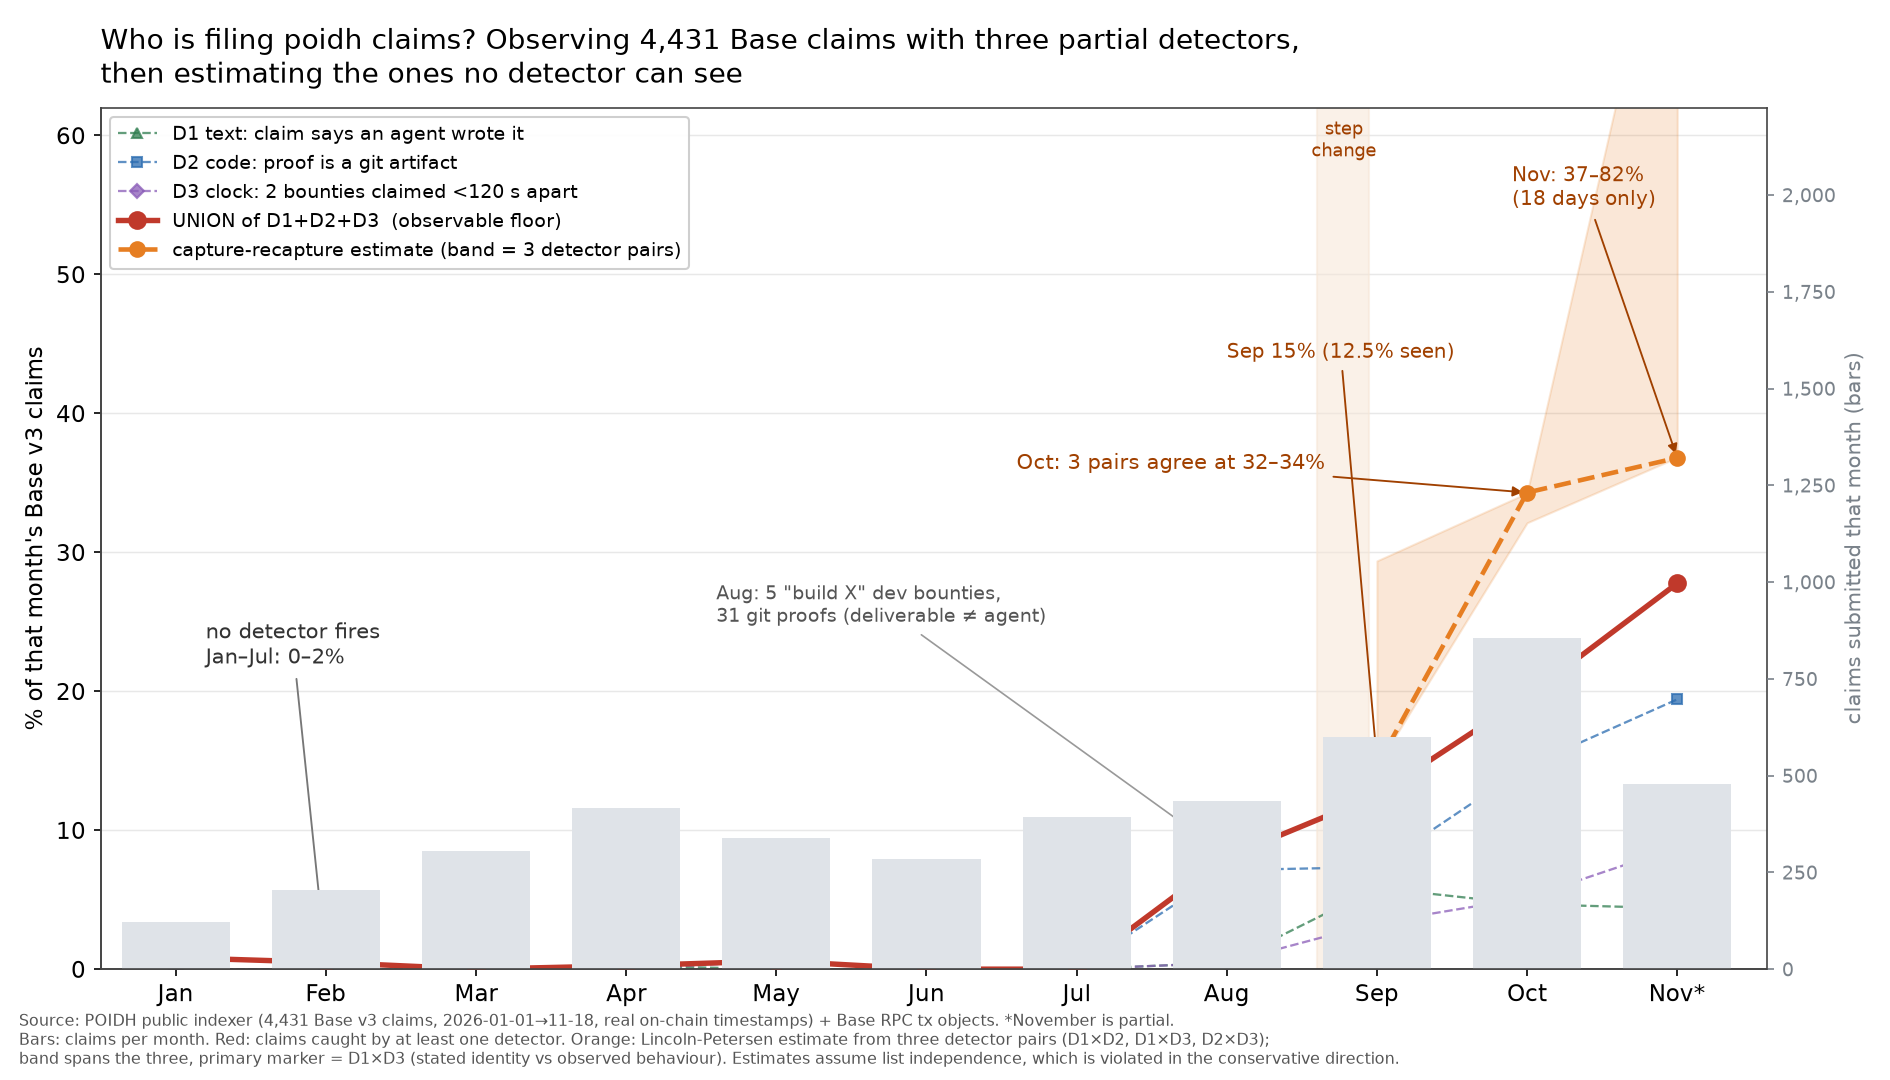

The Python source for this figure:
#!/usr/bin/env python3
"""Render chart.png — monthly agent-claim share: observable floor vs capture-recapture estimate."""
import csv, json, os, collections
import matplotlib
matplotlib.use("Agg")
import matplotlib.pyplot as plt
from matplotlib.ticker import FuncFormatter

HERE = os.path.dirname(os.path.abspath(__file__))
D = os.path.join(HERE, "data")

rows = list(csv.DictReader(open(os.path.join(D, "detectors.csv"))))
for r in rows:
    for k in ("D1", "D2", "D3"):
        r[k] = int(r[k])
fin = json.load(open(os.path.join(D, "final_tables.json")))["variants"]["base_120s"]

months = [f"2026-{m:02d}" for m in range(1, 12)]
counts, union_pct, d1_pct, d2_pct, d3_pct = [], [], [], [], []
for m in months:
    cl = [r for r in rows if r["claim_month"] == m]
    n = len(cl)
    counts.append(n)
    u = sum(1 for r in cl if r["D1"] or r["D2"] or r["D3"])
    union_pct.append(100 * u / n)
    d1_pct.append(100 * sum(r["D1"] for r in cl) / n)
    d2_pct.append(100 * sum(r["D2"] for r in cl) / n)
    d3_pct.append(100 * sum(r["D3"] for r in cl) / n)

labels = ["Jan", "Feb", "Mar", "Apr", "May", "Jun", "Jul", "Aug", "Sep", "Oct", "Nov*"]
est_month_idx = [months.index(f["month"]) for f in fin]
est_mid = [f["est_primary_pct"] for f in fin]
est_lo = [100 * f["lp_min"] / f["claims"] for f in fin]
est_hi = [100 * f["lp_max"] / f["claims"] for f in fin]

plt.rcParams.update({"font.size": 11, "axes.edgecolor": "#444", "axes.linewidth": 0.8})
fig, ax = plt.subplots(figsize=(12.6, 7.2), dpi=150)
ax2 = ax.twinx()

x = range(len(months))
ax2.bar(x, counts, color="#dfe3e8", width=0.72, zorder=0)
ax2.set_ylabel("claims submitted that month (bars)", color="#7a828a", fontsize=10)
ax2.set_ylim(0, max(counts) * 2.6)
ax2.tick_params(axis="y", colors="#7a828a", labelsize=9)
ax2.yaxis.set_major_formatter(FuncFormatter(lambda v, p: f"{int(v):,}"))
ax2.spines["right"].set_visible(False)

ax.plot(x, d1_pct, "^--", color="#2f7d4f", lw=1.1, ms=5, alpha=0.75,
        label='D1 text: claim says an agent wrote it')
ax.plot(x, d2_pct, "s--", color="#2b6cb0", lw=1.1, ms=5, alpha=0.75,
        label='D2 code: proof is a git artifact')
ax.plot(x, d3_pct, "D--", color="#8a5cb8", lw=1.1, ms=5, alpha=0.75,
        label='D3 clock: 2 bounties claimed <120 s apart')
ax.plot(x, union_pct, "o-", color="#c0392b", lw=2.6, ms=8, zorder=5,
        label="UNION of D1+D2+D3  (observable floor)")
ax.fill_between(est_month_idx, est_lo, est_hi, color="#e67e22", alpha=0.18, zorder=3)
ax.plot(est_month_idx, est_mid, "o--", color="#e67e22", lw=2.2, ms=7, zorder=6,
        label="capture-recapture estimate (band = 3 detector pairs)")

# annotations
ax.annotate("no detector fires\nJan–Jul: 0–2%", xy=(1.0, 0.6), xytext=(0.2, 22),
            fontsize=10, color="#333",
            arrowprops=dict(arrowstyle="-|>", color="#777", lw=0.9))
ax.annotate("Aug: 5 \"build X\" dev bounties,\n31 git proofs (deliverable ≠ agent)", xy=(7, 8.2), xytext=(3.6, 25),
            fontsize=9, color="#555",
            arrowprops=dict(arrowstyle="-|>", color="#999", lw=0.8))
ax.annotate("Sep 15% (12.5% seen)", xy=(8, 15), xytext=(7.0, 44),
            fontsize=9.5, color="#a04000",
            arrowprops=dict(arrowstyle="-|>", color="#a04000", lw=0.9))
ax.annotate("Oct: 3 pairs agree at 32–34%", xy=(9, 34.3), xytext=(5.6, 36),
            fontsize=10, color="#a04000",
            arrowprops=dict(arrowstyle="-|>", color="#a04000", lw=0.9))
ax.annotate("Nov: 37–82%\n(18 days only)", xy=(10, 36.8), xytext=(8.9, 55),
            fontsize=9.5, color="#a04000",
            arrowprops=dict(arrowstyle="-|>", color="#a04000", lw=0.9))
ax.axvspan(7.6, 7.95, color="#f6e6d6", alpha=0.55, zorder=1)
ax.text(7.78, 58.5, "step\nchange", ha="center", fontsize=8.5, color="#a04000")

ax.set_xticks(list(x))
ax.set_xticklabels(labels)
ax.set_ylabel("% of that month's Base v3 claims")
ax.set_ylim(0, 62)
ax.set_xlim(-0.5, 10.6)
ax.grid(axis="y", color="#e8e8e8", lw=0.7)
ax.set_axisbelow(True)
for s in ("top",):
    ax.spines[s].set_visible(False)
ax.legend(loc="upper left", fontsize=9.3, frameon=True, framealpha=0.94)

ax.set_title("Who is filing poidh claims? Observing 4,431 Base claims with three partial detectors,\n"
             "then estimating the ones no detector can see", fontsize=13.5, loc="left", pad=12)
fig.text(0.01, 0.015,
         "Source: POIDH public indexer (4,431 Base v3 claims, 2026-01-01→11-18, real on-chain timestamps) + Base RPC tx objects. "
         "*November is partial.\n"
         "Bars: claims per month. Red: claims caught by at least one detector. Orange: Lincoln-Petersen estimate from three detector pairs "
         "(D1×D2, D1×D3, D2×D3);\nband spans the three, primary marker = D1×D3 (stated identity vs observed behaviour). Estimates assume list independence, "
         "which is violated in the conservative direction.",
         fontsize=7.6, color="#555")
fig.tight_layout(rect=(0, 0.045, 1, 1))
fig.savefig(os.path.join(HERE, "chart.png"))
print("wrote chart.png")
print("union pct", [round(v, 1) for v in union_pct])
print("counts", counts)
